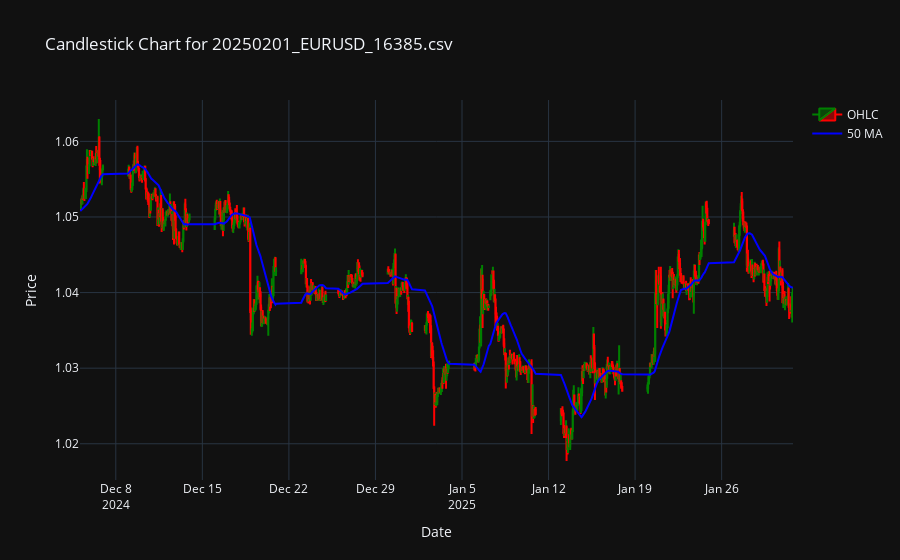

Notebook code cell kept with this figure:
### Code cell
import plotly.graph_objects as go

def plot_candlestick_chart(filename):
    # Load data from CSV
    df = pd.read_csv(filename)
    df['Date'] = pd.to_datetime(df['Date'])  # Ensure Date is in datetime format

    # Create Candlestick Chart
    fig = go.Figure()

    # Add Candlestick trace
    fig.add_trace(go.Candlestick(
        x=df['Date'],
        open=df['O'],
        high=df['H'],
        low=df['L'],
        close=df['C'],
        name='OHLC',
        increasing_line_color='green',
        decreasing_line_color='red'
    ))

    # Add 50-MA trace
    fig.add_trace(go.Scatter(
        x=df['Date'],
        y=df['50_MA'],
        mode='lines',
        name='50 MA',
        line=dict(color='blue', width=2)
    ))

    # Layout settings
    fig.update_layout(
        title=f'Candlestick Chart for {filename}',
        xaxis_title='Date',
        yaxis_title='Price',
        xaxis_rangeslider_visible=False,
        template="plotly_dark"
    )

    # Show the plot
    fig.show()

# Call the function
plot_candlestick_chart(filename)

### Figure 1 — Plotly figure (JSON) as saved in the notebook; plotly's stock layout.template omitted (floating-point values rounded to 4 significant figures; data arrays with more than 128 entries replaced by an {"elided": "..."} marker saying what was removed)
{"data": [{"close": {"elided": "951 float values"}, "decreasing": {"line": {"color": "red"}}, "high": {"elided": "951 float values"}, "increasing": {"line": {"color": "green"}}, "low": {"elided": "951 float values"}, "name": "OHLC", "open": {"elided": "951 float values"}, "type": "candlestick", "x": {"elided": "951 str values"}}, {"line": {"color": "blue", "width": 2}, "mode": "lines", "name": "50 MA", "type": "scatter", "x": {"elided": "951 str values"}, "y": {"elided": "951 float values"}}], "layout": {"title": {"text": "Candlestick Chart for 20250201_EURUSD_16385.csv"}, "xaxis": {"rangeslider": {"visible": false}, "title": {"text": "Date"}}, "yaxis": {"title": {"text": "Price"}}}}
